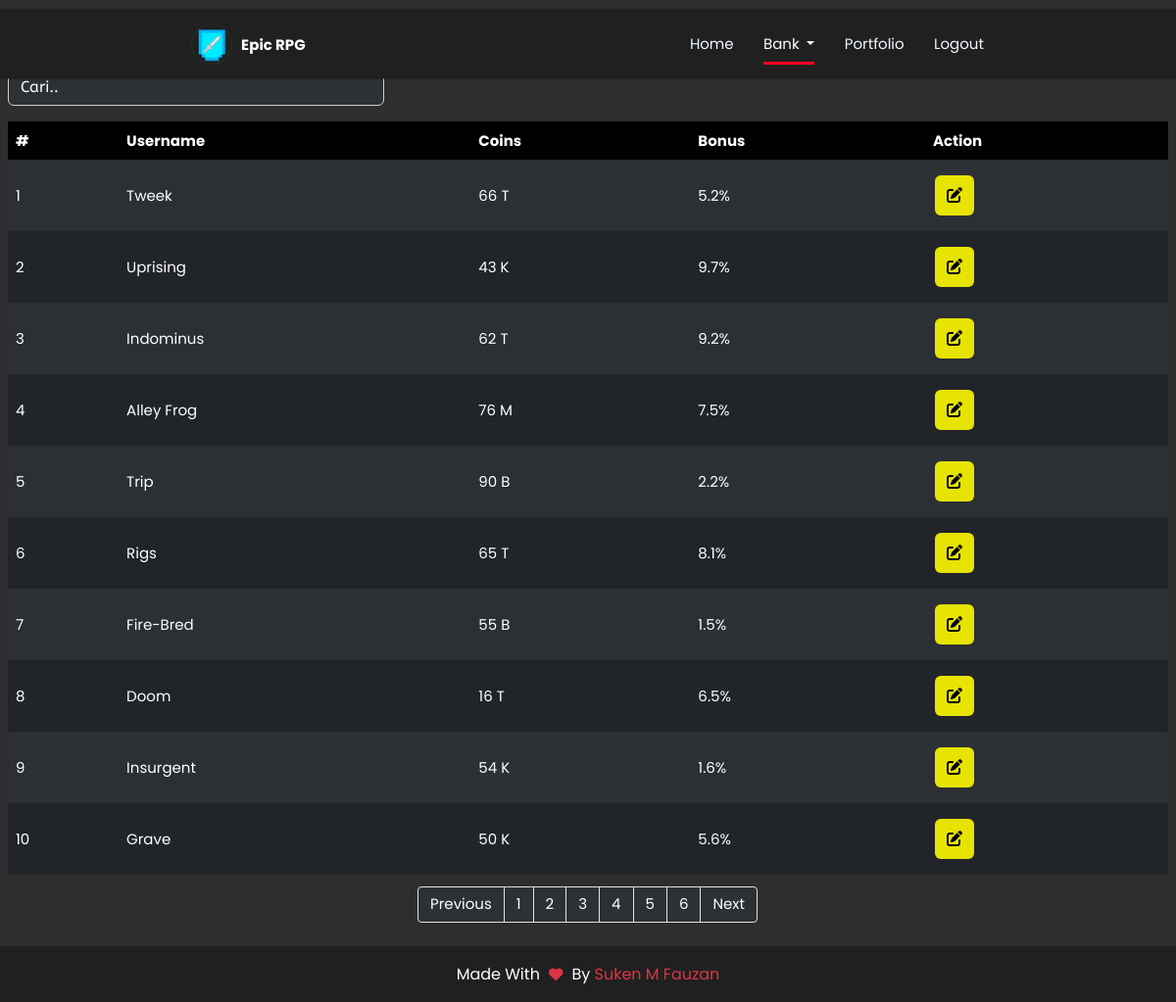
Screenshot of /php/bank/bank.php (signed in) with the database file from the repository.
### tables this page shows
CREATE TABLE `player` (
  `id_player` int(11) NOT NULL,
  `username` varchar(255) NOT NULL,
  `id_profile` int(11) NOT NULL,
  `id_inventory` int(11) NOT NULL,
  `id_bank` int(11) NOT NULL,
  `id_professions` int(11) NOT NULL,
  `id_horse` int(11) NOT NULL,
  `id_quest` int(11) NOT NULL,
  `id_achievements` int(11) NOT NULL
);

CREATE TABLE `bank` (
  `id_bank` int(11) NOT NULL,
  `coins` varchar(255) NOT NULL,
  `bonus` varchar(255) NOT NULL
);

### php/functions.php (called while the page is built, shortened)
<?php
$conn = mysqli_connect('localhost', 'root', '', 'epic_rpg');
function query($sql)
{
    global $conn;
    $result = mysqli_query($conn, $sql);
    $rows = [];
    while ($row = mysqli_fetch_assoc($result)) {
        $rows[] = $row;
    }
    return $rows;
}

### php/bank/bank.php (the view, shortened to what this page needs)
<?php
require '../functions.php';
$jumlahdataperhalaman = 10;
$totaldata = count(query('SELECT * FROM bank'));
$jumlahhalaman = ceil($totaldata / $jumlahdataperhalaman);
$halaman = isset($_GET['halaman']) ? (int) $_GET['halaman'] : 1;
$Previous = $halaman - 1;
$Next = $halaman + 1;
$halamanawal =
    $halaman > 1 ? $halaman * $jumlahdataperhalaman - $jumlahdataperhalaman : 0;
$bank = $conn->query(
    'SELECT player.id_player, player.username, bank.* FROM bank, player WHERE bank.id_bank = player.id_bank ORDER BY bank.id_bank ASC LIMIT ' .
        $halamanawal .
        ',' .
        $jumlahdataperhalaman
);
?>
<!DOCTYPE html>
<html lang="en">
<head>
    <link rel="stylesheet" href="../../assets/style/table.css" />
    <link rel="stylesheet" href="../../assets/style/balloon.css" />
    <link rel="stylesheet" href="../../assets/sweetalert/sweetalert2.min.css">
</head>
<body class="p-2 hidden">
    <nav class="navbar">
      <a href="../../index.php" class="logo">
        <img src="../../assets/img/erpg.webp" alt="logo" style="width: 40px; height: 40px" />
        <h4>Epic RPG</h4>
      </a>
      <ul>
        <li><a href="../../index.php">Home</a></li>
        <li class="nav-item dropdown">
          <a class="nav-link dropdown-toggle active" href="" role="button" data-bs-toggle="dropdown" aria-expanded="false"> Bank </a>
        </li>
        <li><a href="../../Portfolio/index.php">Portfolio</a></li>
        <li>
         <?php if (isset($_SESSION['username'])) { ?>
            <a href="../logout.php">Logout</a>
          <?php } else { ?>
          <a href="php/login.php" aria-label="Login" data-balloon-pos="right" id="login-icon"><i class="fa-solid fa-right-to-bracket"></i></a>
          <?php } ?>
        </li>
      </ul>
    </nav>
    <section class="content" id="content">
        <marquee behavior="alternate" direction=""><h1>Bank User Epic RPG</h1></marquee>
        <input class="" width="30" type="search" autofocus="" placeholder="Cari.." autocomplete="off" id="keyword" name="keyword" style="margin-bottom: 1rem;">
        <?php $no = $halamanawal + 1;
?>
        <div id="container1">
            <table class="" cellpadding="15" cellspacing="0" id="data-table" class="data-table">
                <thead>
                    <tr class="">
                        <th>#</th>
                        <th>Username</th>
                        <th>Coins</th>
                        <th>Bonus</th>
                        <th>Action</th>
                    </tr>
                </thead>
                <?php while ($show = mysqli_fetch_array($bank)) { ?>
                        <tr id="<?= $show['id_player'] ?>">
                            <td><?= $no++ ?></td>
                            <td id="username"><?= $show['username'] ?></td>
                            <td id="coins"><?= $show['coins'] ?></td>
                            <td id="bonus"><?= $show['bonus'] ?></td>
                            <td>
                                <button class="tbl-edit" id="tbl-edit" name="button" data-bs-toggle="modal" data-bs-target="#modalEdit"><i class="fa-sharp fa-solid fa-pen-to-square"></i></button>
                            </td>
                        </tr>
                    <?php } ?>
            </table>
        </div>
    </section>
    <div class="pagination-flex">
        <div class="pagination">
                <ul class="page-list">
                <li class="page-item">
                    <a class="page-link" <?php if ($halaman > 1) {
                        echo "href='?halaman=$Previous'";
                    } ?>>Previous</a>
                    </li>
                    <?php for ($i = 1; $i <= $jumlahhalaman; $i++): ?>
                        <li class="page-item"><a class="page-link" href="?halaman=<?= $i ?>"><?= $i ?></a></li>
                    <?php endfor; ?>
                    <li class="page-item">
                        <a  class="page-link" <?php if (
                            $halaman < $jumlahhalaman
                        ) {
                            echo "href='?halaman=$Next'";
                        } ?>>Next</a>
                    </li>
                </ul>
            </div>
    </div>
    <footer class="footer">
      <h1 class="credit">Made with <i class="fa fa-heart pulse"></i> by <a href="https://github.com/KenZundera"> Suken M Fauzan</a></h1>
    </footer>
</body>
</html>

### assets/style/table.css (style rules this page uses)
html { max-width: 200%; overflow: unset; }
html, * { margin: 0; padding: 0; box-sizing: border-box; text-transform: capitalize; text-decoration: none; outline: none; transition: all 0.3s; scroll-behavior: smooth; font-family: "Poppins", "AbeeZee", sans-serif; }
body { font-family: "Poppins", "AbeeZee", sans-serif; background-color: #2e2e2e; font-size: 15px; max-width: 100%; height: 100%; }
section.content { padding: 0 0.5rem; }
nav { background-color: #202020; display: flex; width: 100%; justify-content: space-around; padding: 10px 0; box-shadow: 0px 0px 3px rgba(0, 0, 0, 0.5); position: fixed; z-index: 100; }
a.logo { display: flex; text-decoration: none; margin-top: 5px; }
nav .logo img { border-radius: 50%; box-shadow: 0px 0px 2px #444; }
nav .logo h4 { color: white; padding-left: 10px; line-height: 41px; }
nav ul { display: flex; list-style: none; width: 25%; justify-content: space-between; line-height: 50px; }
nav ul li a { text-decoration: none; color: aliceblue; transition: 0.2s; }
nav ul li a.active { color: #ffffff; border-bottom: 0.2rem solid #ff0022; padding: 0.5rem 0; }
.dropup, .dropend, .dropdown, .dropstart, .dropup-center, .dropdown-center { position: relative; }
.dropdown-toggle { white-space: nowrap; }
.dropdown-toggle::after { display: inline-block; margin-left: 0.255em; vertical-align: 0.255em; content: ""; border-top: 0.3em solid; border-right: 0.3em solid transparent; border-bottom: 0; border-left: 0.3em solid transparent; }
table { width: 100%; color: #fff; margin-bottom: 0.75rem; }
table tr { border: 1px solid #000; }
table tr th { text-align: left; padding: 8px; height: 25px; }
table tr td { text-align: left; padding: 8px; }
#keyword { background-color: #2d3135; color: #fff; border: 1px solid rgb(207, 207, 207); border-radius: 0.375rem; padding: 6px 12px 6px 12px; width: 300px; margin: 0px 4px 0px 16px; font-size: 1rem; font-weight: normal; line-height: 1.5; transition: border-color 0.15s ease-in-out, box-shadow 0.15s ease-in-out; }
#keyword::placeholder { color: #fff; font-family: "AbeeZee"; }
.tbl-edit { background-color: #e7e303; border: none; color: rgb(0, 0, 0); padding: 8px 12px; text-align: center; text-decoration: none; display: inline-block; font-size: 16px; margin: 8px 2px; cursor: pointer; border-radius: 0.375rem; }
.pagination { display: inline-block; box-sizing: border-box; }
.page-item:first-child .page-link { margin-left: 0; border-top-left-radius: 0.25rem; border-bottom-left-radius: 0.25rem; box-sizing: border-box; }
.page-item:last-child .page-link { margin-left: 0; border-top-right-radius: 0.25rem; border-bottom-right-radius: 0.25rem; box-sizing: border-box; }
.pagination .page-list { display: flex; padding-left: 0; list-style: none; border-radius: 0.25rem; flex-direction: row; flex-wrap: nowrap; box-sizing: border-box; }
.pagination .page-list .page-link { position: relative; display: block; padding: 0.5rem 0.75rem; margin-left: -1px; line-height: 1.25; color: #ffffff; background-color: #2d3135; border: 1px solid #dee2e6; text-decoration: none; box-sizing: border-box; }
.pagination-flex { display: flex; flex-direction: row; flex-wrap: nowrap; justify-content: center; align-items: center; align-content: stretch; margin-bottom: 1.5rem; }
.footer { min-height: auto; padding: 0rem 16%; background-color: #202020; }
.footer .credit { padding: 1rem 0 1rem 0; text-align: center; font-size: 1rem; font-weight: 400; color: #fff; }
.footer .credit i { font-size: 0.9rem; }
.footer .credit a { color: #dc3545; }
.footer .fa { color: #dc3545; margin: 0 0.3rem; font-size: 1.5rem; animation: pound 0.35s infinite alternate; }

### assets/style/balloon.css (style rules this page uses)
:root { --balloon-border-radius: 2px; --balloon-color: rgba(87, 87, 87, 0.95); --balloon-text-color: #fff; --balloon-font-size: 12px; --balloon-move: 4px; }

### php/bank/bank.php (style rules this page uses)
table thead tr th { background-color: #000; color: #fff; }
table tr:nth-child(even) { background-color: #212529; }
table tr:nth-child(odd) { background-color: #2c3034; }
h1 { font-size: 2.5rem; color: #fff; font-weight: bold; margin-top: 10px; }
#keyword { margin: 0px 0px 1rem 0px; width: 24rem; }

### rows the page displays
player: username "Tweek", id_bank.coins "66 T", id_bank.bonus "5.2%"
player: username "Uprising", id_bank.coins "43 K", id_bank.bonus "9.7%"
player: username "Indominus", id_bank.coins "62 T", id_bank.bonus "9.2%"
player: username "Alley Frog", id_bank.coins "76 M", id_bank.bonus "7.5%"
player: username "Trip", id_bank.coins "90 B", id_bank.bonus "2.2%"
player: username "Rigs", id_bank.coins "65 T", id_bank.bonus "8.1%"
player: username "Fire-Bred", id_bank.coins "55 B", id_bank.bonus "1.5%"
player: username "Doom", id_bank.coins "16 T", id_bank.bonus "6.5%"
player: username "Insurgent", id_bank.coins "54 K", id_bank.bonus "1.6%"
player: username "Grave", id_bank.coins "50 K", id_bank.bonus "5.6%"
